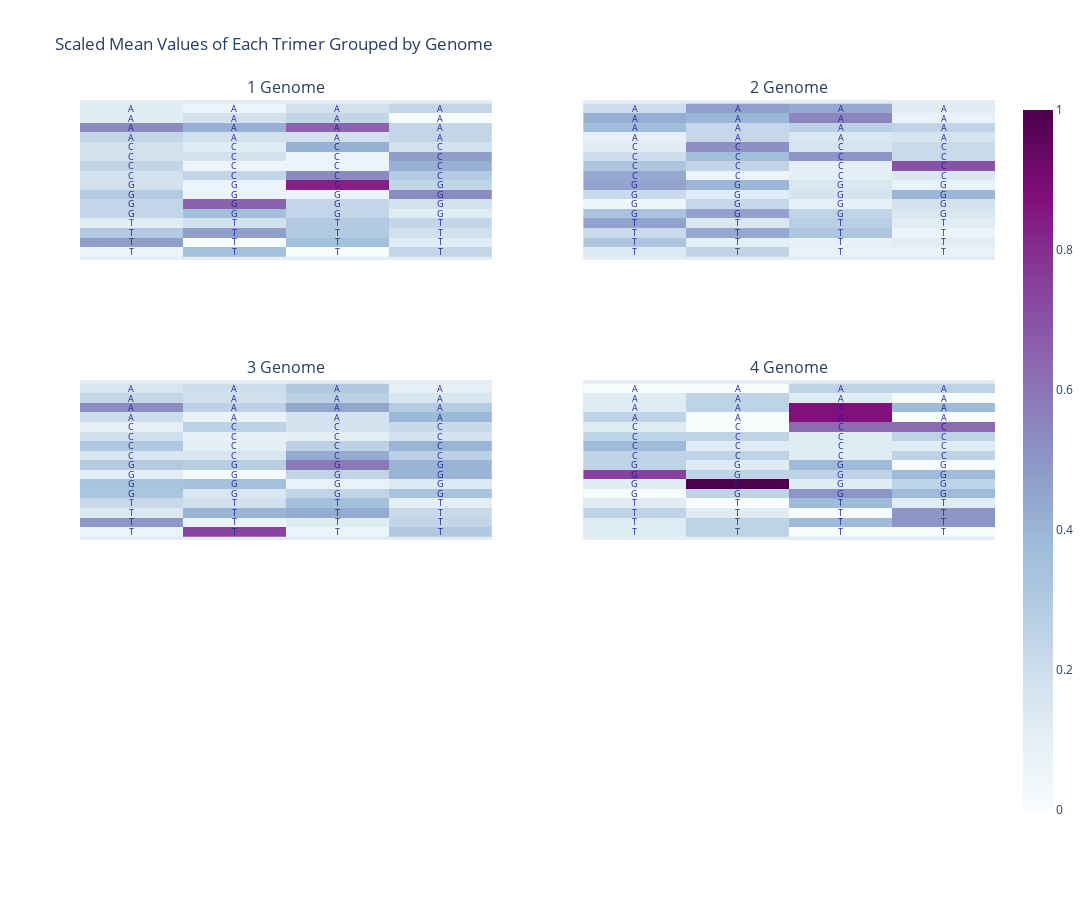

Here is the notebook cell this chart was saved with:
### Code cell
import numpy as np
import pandas as pd
import plotly.graph_objects as go
from plotly.subplots import make_subplots

# Assuming mean_agg_df is already defined and is a DataFrame

# Set up the dimension of each subplot and the final graph
rows = 16
cols = 4
fig_cols = 2  # Number of columns in the figure grid (adjusted to fit all subplots)
fig_rows = 3  # Number of rows in the figure grid (adjusted to fit all subplots)

# Get the total max and min for scaling later
mean_agg = mean_agg_df.copy()
mean_max = mean_agg.max().max()
mean_min = mean_agg.min().min()

# Ensure the index is strings if they are not
mean_agg.index = mean_agg.index.astype(str)

# Extract the title for each subplot, and the trimers in each matrix
mean_agg_index = [f'{x.title()} Genome' for x in mean_agg.index]
kmer_index = np.array([x[0] for x in mean_agg.columns.levels[0]]).reshape(rows, cols)  # Adjust to use the correct level

# Scale the data with MinMax
mean_agg = (np.array(mean_agg) - mean_min) / (mean_max - mean_min)

# Plot the graph
fig = make_subplots(rows=fig_rows, cols=fig_cols, subplot_titles=mean_agg_index)
layout = {'title': 'Scaled Mean Values of Each Trimer Grouped by Genome', 'width': 1200, 'height': 900}

subplot_count = 0

for row_index in range(fig_rows):
    for col_index in range(fig_cols):
        if subplot_count >= len(mean_agg):
            break
        array = mean_agg[subplot_count].astype(float).reshape(rows, cols)
        # Draw a heatmap for genome
        fig.add_trace(go.Heatmap(z=array, coloraxis='coloraxis'), row=row_index + 1, col=col_index + 1)
        # Draw each trimer over each square in each subplot
        for k in range(rows):
            for j in range(cols):
                fig.add_annotation(text=np.array(kmer_index).reshape(rows, cols)[k][j],
                                   x=j, y=k, showarrow=False, row=row_index + 1, col=col_index + 1, font=dict(size=9, color="#222299"))
        layout[f'xaxis{subplot_count + 1 if subplot_count > 0 else ""}'] = dict(visible=False)
        layout[f'yaxis{subplot_count + 1 if subplot_count > 0 else ""}'] = dict(autorange='reversed', visible=False)
        subplot_count += 1

fig.update_layout(layout)
fig.update_coloraxes(colorscale='bupu')
fig.show()

### Figure 1 — Plotly figure (JSON) as saved in the notebook; plotly's stock layout.template omitted (floating-point values rounded to 4 significant figures)
{"data": [{"coloraxis": "coloraxis", "type": "heatmap", "xaxis": "x", "yaxis": "y", "z": [[0.1184, 0.05921, 0.1776, 0.2368], [0.1184, 0.1776, 0.2368, 0], [0.5329, 0.4145, 0.6513, 0.2368], [0.2368, 0.1776, 0.1776, 0.2368], [0.1776, 0.1184, 0.4145, 0.1776], [0.1776, 0.1776, 0.05921, 0.4737], [0.2368, 0.05921, 0.05921, 0.4145], [0.1776, 0.2368, 0.5329, 0.2961], [0.1776, 0.05921, 0.8289, 0.2368], [0.2961, 0.05921, 0.05921, 0.5329], [0.2368, 0.6513, 0.2368, 0.1776], [0.2368, 0.3553, 0.2368, 0.1184], [0.1184, 0.1776, 0.2961, 0.2368], [0.2961, 0.4737, 0.2961, 0.1776], [0.4737, 0, 0.3553, 0.1184], [0.05921, 0.3553, 0, 0.2368]]}, {"coloraxis": "coloraxis", "type": "heatmap", "xaxis": "x2", "yaxis": "y2", "z": [[0.1976, 0.4713, 0.4409, 0.1216], [0.4257, 0.3953, 0.5473, 0.07601], [0.3649, 0.228, 0.2584, 0.2432], [0.09122, 0.228, 0.152, 0.1672], [0.1216, 0.5169, 0.1672, 0.2128], [0.1976, 0.3649, 0.5017, 0.2128], [0.3193, 0.2432, 0.1064, 0.6993], [0.4409, 0.06081, 0.1064, 0.152], [0.4561, 0.3953, 0.152, 0.07601], [0.2128, 0.1216, 0.1672, 0.3953], [0.04561, 0.228, 0.09122, 0.1824], [0.3345, 0.4561, 0.2432, 0.152], [0.4561, 0.152, 0.2736, 0.1216], [0.2128, 0.4409, 0.3193, 0.06081], [0.3193, 0.1064, 0.09122, 0.1216], [0.1368, 0.2432, 0.07601, 0.07601]]}, {"coloraxis": "coloraxis", "type": "heatmap", "xaxis": "x3", "yaxis": "y3", "z": [[0.1541, 0.2003, 0.3082, 0.09247], [0.2312, 0.1849, 0.262, 0.1541], [0.524, 0.262, 0.4469, 0.2928], [0.2003, 0.07705, 0.1695, 0.3853], [0.09247, 0.262, 0.1695, 0.2158], [0.1849, 0.09247, 0.1079, 0.1695], [0.3082, 0.1079, 0.262, 0.4007], [0.1541, 0.1541, 0.4315, 0.262], [0.2928, 0.2774, 0.5856, 0.4007], [0.1079, 0.01541, 0.2466, 0.4007], [0.339, 0.3545, 0.07705, 0.1387], [0.3236, 0.1541, 0.2466, 0.339], [0.2158, 0.1849, 0.3545, 0.1079], [0.1387, 0.4007, 0.4315, 0.2158], [0.4932, 0.06164, 0.1233, 0.2312], [0.06164, 0.7397, 0.06164, 0.3082]]}, {"coloraxis": "coloraxis", "type": "heatmap", "xaxis": "x4", "yaxis": "y4", "z": [[0, 0, 0.25, 0.25], [0.125, 0.25, 0.125, 0], [0.125, 0.25, 0.875, 0.375], [0.25, 0, 0.875, 0], [0.125, 0, 0.625, 0.625], [0.25, 0.25, 0.125, 0.25], [0.375, 0.125, 0.125, 0.125], [0.25, 0.25, 0.125, 0.25], [0.25, 0.125, 0.375, 0], [0.75, 0.25, 0.25, 0.375], [0.125, 1, 0.125, 0.25], [0, 0.25, 0.5, 0.375], [0.125, 0, 0.375, 0.125], [0.25, 0.125, 0, 0.5], [0.125, 0.25, 0.375, 0.5], [0.125, 0.25, 0, 0]]}], "layout": {"annotations": [{"font": {"size": 16}, "showarrow": false, "text": "1 Genome", "x": 0.225, "xanchor": "center", "xref": "paper", "y": 1, "yanchor": "bottom", "yref": "paper"}, {"font": {"size": 16}, "showarrow": false, "text": "2 Genome", "x": 0.775, "xanchor": "center", "xref": "paper", "y": 1, "yanchor": "bottom", "yref": "paper"}, {"font": {"size": 16}, "showarrow": false, "text": "3 Genome", "x": 0.225, "xanchor": "center", "xref": "paper", "y": 0.6111, "yanchor": "bottom", "yref": "paper"}, {"font": {"size": 16}, "showarrow": false, "text": "4 Genome", "x": 0.775, "xanchor": "center", "xref": "paper", "y": 0.6111, "yanchor": "bottom", "yref": "paper"}, {"font": {"color": "#222299", "size": 9}, "showarrow": false, "text": "A", "x": 0, "xref": "x", "y": 0, "yref": "y"}, {"font": {"color": "#222299", "size": 9}, "showarrow": false, "text": "A", "x": 1, "xref": "x", "y": 0, "yref": "y"}, {"font": {"color": "#222299", "size": 9}, "showarrow": false, "text": "A", "x": 2, "xref": "x", "y": 0, "yref": "y"}, {"font": {"color": "#222299", "size": 9}, "showarrow": false, "text": "A", "x": 3, "xref": "x", "y": 0, "yref": "y"}, {"font": {"color": "#222299", "size": 9}, "showarrow": false, "text": "A", "x": 0, "xref": "x", "y": 1, "yref": "y"}, {"font": {"color": "#222299", "size": 9}, "showarrow": false, "text": "A", "x": 1, "xref": "x", "y": 1, "yref": "y"}, {"font": {"color": "#222299", "size": 9}, "showarrow": false, "text": "A", "x": 2, "xref": "x", "y": 1, "yref": "y"}, {"font": {"color": "#222299", "size": 9}, "showarrow": false, "text": "A", "x": 3, "xref": "x", "y": 1, "yref": "y"}, {"font": {"color": "#222299", "size": 9}, "showarrow": false, "text": "A", "x": 0, "xref": "x", "y": 2, "yref": "y"}, {"font": {"color": "#222299", "size": 9}, "showarrow": false, "text": "A", "x": 1, "xref": "x", "y": 2, "yref": "y"}, {"font": {"color": "#222299", "size": 9}, "showarrow": false, "text": "A", "x": 2, "xref": "x", "y": 2, "yref": "y"}, {"font": {"color": "#222299", "size": 9}, "showarrow": false, "text": "A", "x": 3, "xref": "x", "y": 2, "yref": "y"}, {"font": {"color": "#222299", "size": 9}, "showarrow": false, "text": "A", "x": 0, "xref": "x", "y": 3, "yref": "y"}, {"font": {"color": "#222299", "size": 9}, "showarrow": false, "text": "A", "x": 1, "xref": "x", "y": 3, "yref": "y"}, {"font": {"color": "#222299", "size": 9}, "showarrow": false, "text": "A", "x": 2, "xref": "x", "y": 3, "yref": "y"}, {"font": {"color": "#222299", "size": 9}, "showarrow": false, "text": "A", "x": 3, "xref": "x", "y": 3, "yref": "y"}, {"font": {"color": "#222299", "size": 9}, "showarrow": false, "text": "C", "x": 0, "xref": "x", "y": 4, "yref": "y"}, {"font": {"color": "#222299", "size": 9}, "showarrow": false, "text": "C", "x": 1, "xref": "x", "y": 4, "yref": "y"}, {"font": {"color": "#222299", "size": 9}, "showarrow": false, "text": "C", "x": 2, "xref": "x", "y": 4, "yref": "y"}, {"font": {"color": "#222299", "size": 9}, "showarrow": false, "text": "C", "x": 3, "xref": "x", "y": 4, "yref": "y"}, {"font": {"color": "#222299", "size": 9}, "showarrow": false, "text": "C", "x": 0, "xref": "x", "y": 5, "yref": "y"}, {"font": {"color": "#222299", "size": 9}, "showarrow": false, "text": "C", "x": 1, "xref": "x", "y": 5, "yref": "y"}, {"font": {"color": "#222299", "size": 9}, "showarrow": false, "text": "C", "x": 2, "xref": "x", "y": 5, "yref": "y"}, {"font": {"color": "#222299", "size": 9}, "showarrow": false, "text": "C", "x": 3, "xref": "x", "y": 5, "yref": "y"}, {"font": {"color": "#222299", "size": 9}, "showarrow": false, "text": "C", "x": 0, "xref": "x", "y": 6, "yref": "y"}, {"font": {"color": "#222299", "size": 9}, "showarrow": false, "text": "C", "x": 1, "xref": "x", "y": 6, "yref": "y"}, {"font": {"color": "#222299", "size": 9}, "showarrow": false, "text": "C", "x": 2, "xref": "x", "y": 6, "yref": "y"}, {"font": {"color": "#222299", "size": 9}, "showarrow": false, "text": "C", "x": 3, "xref": "x", "y": 6, "yref": "y"}, {"font": {"color": "#222299", "size": 9}, "showarrow": false, "text": "C", "x": 0, "xref": "x", "y": 7, "yref": "y"}, {"font": {"color": "#222299", "size": 9}, "showarrow": false, "text": "C", "x": 1, "xref": "x", "y": 7, "yref": "y"}, {"font": {"color": "#222299", "size": 9}, "showarrow": false, "text": "C", "x": 2, "xref": "x", "y": 7, "yref": "y"}, {"font": {"color": "#222299", "size": 9}, "showarrow": false, "text": "C", "x": 3, "xref": "x", "y": 7, "yref": "y"}, {"font": {"color": "#222299", "size": 9}, "showarrow": false, "text": "G", "x": 0, "xref": "x", "y": 8, "yref": "y"}, {"font": {"color": "#222299", "size": 9}, "showarrow": false, "text": "G", "x": 1, "xref": "x", "y": 8, "yref": "y"}, {"font": {"color": "#222299", "size": 9}, "showarrow": false, "text": "G", "x": 2, "xref": "x", "y": 8, "yref": "y"}, {"font": {"color": "#222299", "size": 9}, "showarrow": false, "text": "G", "x": 3, "xref": "x", "y": 8, "yref": "y"}, {"font": {"color": "#222299", "size": 9}, "showarrow": false, "text": "G", "x": 0, "xref": "x", "y": 9, "yref": "y"}, {"font": {"color": "#222299", "size": 9}, "showarrow": false, "text": "G", "x": 1, "xref": "x", "y": 9, "yref": "y"}, {"font": {"color": "#222299", "size": 9}, "showarrow": false, "text": "G", "x": 2, "xref": "x", "y": 9, "yref": "y"}, {"font": {"color": "#222299", "size": 9}, "showarrow": false, "text": "G", "x": 3, "xref": "x", "y": 9, "yref": "y"}, {"font": {"color": "#222299", "size": 9}, "showarrow": false, "text": "G", "x": 0, "xref": "x", "y": 10, "yref": "y"}, {"font": {"color": "#222299", "size": 9}, "showarrow": false, "text": "G", "x": 1, "xref": "x", "y": 10, "yref": "y"}, {"font": {"color": "#222299", "size": 9}, "showarrow": false, "text": "G", "x": 2, "xref": "x", "y": 10, "yref": "y"}, {"font": {"color": "#222299", "size": 9}, "showarrow": false, "text": "G", "x": 3, "xref": "x", "y": 10, "yref": "y"}, {"font": {"color": "#222299", "size": 9}, "showarrow": false, "text": "G", "x": 0, "xref": "x", "y": 11, "yref": "y"}, {"font": {"color": "#222299", "size": 9}, "showarrow": false, "text": "G", "x": 1, "xref": "x", "y": 11, "yref": "y"}, {"font": {"color": "#222299", "size": 9}, "showarrow": false, "text": "G", "x": 2, "xref": "x", "y": 11, "yref": "y"}, {"font": {"color": "#222299", "size": 9}, "showarrow": false, "text": "G", "x": 3, "xref": "x", "y": 11, "yref": "y"}, {"font": {"color": "#222299", "size": 9}, "showarrow": false, "text": "T", "x": 0, "xref": "x", "y": 12, "yref": "y"}, {"font": {"color": "#222299", "size": 9}, "showarrow": false, "text": "T", "x": 1, "xref": "x", "y": 12, "yref": "y"}, {"font": {"color": "#222299", "size": 9}, "showarrow": false, "text": "T", "x": 2, "xref": "x", "y": 12, "yref": "y"}, {"font": {"color": "#222299", "size": 9}, "showarrow": false, "text": "T", "x": 3, "xref": "x", "y": 12, "yref": "y"}, {"font": {"color": "#222299", "size": 9}, "showarrow": false, "text": "T", "x": 0, "xref": "x", "y": 13, "yref": "y"}, {"font": {"color": "#222299", "size": 9}, "showarrow": false, "text": "T", "x": 1, "xref": "x", "y": 13, "yref": "y"}, {"font": {"color": "#222299", "size": 9}, "showarrow": false, "text": "T", "x": 2, "xref": "x", "y": 13, "yref": "y"}, {"font": {"color": "#222299", "size": 9}, "showarrow": false, "text": "T", "x": 3, "xref": "x", "y": 13, "yref": "y"}, {"font": {"color": "#222299", "size": 9}, "showarrow": false, "text": "T", "x": 0, "xref": "x", "y": 14, "yref": "y"}, {"font": {"color": "#222299", "size": 9}, "showarrow": false, "text": "T", "x": 1, "xref": "x", "y": 14, "yref": "y"}, {"font": {"color": "#222299", "size": 9}, "showarrow": false, "text": "T", "x": 2, "xref": "x", "y": 14, "yref": "y"}, {"font": {"color": "#222299", "size": 9}, "showarrow": false, "text": "T", "x": 3, "xref": "x", "y": 14, "yref": "y"}, {"font": {"color": "#222299", "size": 9}, "showarrow": false, "text": "T", "x": 0, "xref": "x", "y": 15, "yref": "y"}, {"font": {"color": "#222299", "size": 9}, "showarrow": false, "text": "T", "x": 1, "xref": "x", "y": 15, "yref": "y"}, {"font": {"color": "#222299", "size": 9}, "showarrow": false, "text": "T", "x": 2, "xref": "x", "y": 15, "yref": "y"}, {"font": {"color": "#222299", "size": 9}, "showarrow": false, "text": "T", "x": 3, "xref": "x", "y": 15, "yref": "y"}, {"font": {"color": "#222299", "size": 9}, "showarrow": false, "text": "A", "x": 0, "xref": "x2", "y": 0, "yref": "y2"}, {"font": {"color": "#222299", "size": 9}, "showarrow": false, "text": "A", "x": 1, "xref": "x2", "y": 0, "yref": "y2"}, {"font": {"color": "#222299", "size": 9}, "showarrow": false, "text": "A", "x": 2, "xref": "x2", "y": 0, "yref": "y2"}, {"font": {"color": "#222299", "size": 9}, "showarrow": false, "text": "A", "x": 3, "xref": "x2", "y": 0, "yref": "y2"}, {"font": {"color": "#222299", "size": 9}, "showarrow": false, "text": "A", "x": 0, "xref": "x2", "y": 1, "yref": "y2"}, {"font": {"color": "#222299", "size": 9}, "showarrow": false, "text": "A", "x": 1, "xref": "x2", "y": 1, "yref": "y2"}, {"font": {"color": "#222299", "size": 9}, "showarrow": false, "text": "A", "x": 2, "xref": "x2", "y": 1, "yref": "y2"}, {"font": {"color": "#222299", "size": 9}, "showarrow": false, "text": "A", "x": 3, "xref": "x2", "y": 1, "yref": "y2"}, {"font": {"color": "#222299", "size": 9}, "showarrow": false, "text": "A", "x": 0, "xref": "x2", "y": 2, "yref": "y2"}, {"font": {"color": "#222299", "size": 9}, "showarrow": false, "text": "A", "x": 1, "xref": "x2", "y": 2, "yref": "y2"}, {"font": {"color": "#222299", "size": 9}, "showarrow": false, "text": "A", "x": 2, "xref": "x2", "y": 2, "yref": "y2"}, {"font": {"color": "#222299", "size": 9}, "showarrow": false, "text": "A", "x": 3, "xref": "x2", "y": 2, "yref": "y2"}, {"font": {"color": "#222299", "size": 9}, "showarrow": false, "text": "A", "x": 0, "xref": "x2", "y": 3, "yref": "y2"}, {"font": {"color": "#222299", "size": 9}, "showarrow": false, "text": "A", "x": 1, "xref": "x2", "y": 3, "yref": "y2"}, {"font": {"color": "#222299", "size": 9}, "showarrow": false, "text": "A", "x": 2, "xref": "x2", "y": 3, "yref": "y2"}, {"font": {"color": "#222299", "size": 9}, "showarrow": false, "text": "A", "x": 3, "xref": "x2", "y": 3, "yref": "y2"}, {"font": {"color": "#222299", "size": 9}, "showarrow": false, "text": "C", "x": 0, "xref": "x2", "y": 4, "yref": "y2"}, {"font": {"color": "#222299", "size": 9}, "showarrow": false, "text": "C", "x": 1, "xref": "x2", "y": 4, "yref": "y2"}, {"font": {"color": "#222299", "size": 9}, "showarrow": false, "text": "C", "x": 2, "xref": "x2", "y": 4, "yref": "y2"}, {"font": {"color": "#222299", "size": 9}, "showarrow": false, "text": "C", "x": 3, "xref": "x2", "y": 4, "yref": "y2"}, {"font": {"color": "#222299", "size": 9}, "showarrow": false, "text": "C", "x": 0, "xref": "x2", "y": 5, "yref": "y2"}, {"font": {"color": "#222299", "size": 9}, "showarrow": false, "text": "C", "x": 1, "xref": "x2", "y": 5, "yref": "y2"}, {"font": {"color": "#222299", "size": 9}, "showarrow": false, "text": "C", "x": 2, "xref": "x2", "y": 5, "yref": "y2"}, {"font": {"color": "#222299", "size": 9}, "showarrow": false, "text": "C", "x": 3, "xref": "x2", "y": 5, "yref": "y2"}, {"font": {"color": "#222299", "size": 9}, "showarrow": false, "text": "C", "x": 0, "xref": "x2", "y": 6, "yref": "y2"}, {"font": {"color": "#222299", "size": 9}, "showarrow": false, "text": "C", "x": 1, "xref": "x2", "y": 6, "yref": "y2"}, {"font": {"color": "#222299", "size": 9}, "showarrow": false, "text": "C", "x": 2, "xref": "x2", "y": 6, "yref": "y2"}, {"font": {"color": "#222299", "size": 9}, "showarrow": false, "text": "C", "x": 3, "xref": "x2", "y": 6, "yref": "y2"}, {"font": {"color": "#222299", "size": 9}, "showarrow": false, "text": "C", "x": 0, "xref": "x2", "y": 7, "yref": "y2"}, {"font": {"color": "#222299", "size": 9}, "showarrow": false, "text": "C", "x": 1, "xref": "x2", "y": 7, "yref": "y2"}, {"font": {"color": "#222299", "size": 9}, "showarrow": false, "text": "C", "x": 2, "xref": "x2", "y": 7, "yref": "y2"}, {"font": {"color": "#222299", "size": 9}, "showarrow": false, "text": "C", "x": 3, "xref": "x2", "y": 7, "yref": "y2"}, {"font": {"color": "#222299", "size": 9}, "showarrow": false, "text": "G", "x": 0, "xref": "x2", "y": 8, "yref": "y2"}, {"font": {"color": "#222299", "size": 9}, "showarrow": false, "text": "G", "x": 1, "xref": "x2", "y": 8, "yref": "y2"}, {"font": {"color": "#222299", "size": 9}, "showarrow": false, "text": "G", "x": 2, "xref": "x2", "y": 8, "yref": "y2"}, {"font": {"color": "#222299", "size": 9}, "showarrow": false, "text": "G", "x": 3, "xref": "x2", "y": 8, "yref": "y2"}, {"font": {"color": "#222299", "size": 9}, "showarrow": false, "text": "G", "x": 0, "xref": "x2", "y": 9, "yref": "y2"}, {"font": {"color": "#222299", "size": 9}, "showarrow": false, "text": "G", "x": 1, "xref": "x2", "y": 9, "yref": "y2"}, {"font": {"color": "#222299", "size": 9}, "showarrow": false, "text": "G", "x": 2, "xref": "x2", "y": 9, "yref": "y2"}, {"font": {"color": "#222299", "size": 9}, "showarrow": false, "text": "G", "x": 3, "xref": "x2", "y": 9, "yref": "y2"}, {"font": {"color": "#222299", "size": 9}, "showarrow": false, "text": "G", "x": 0, "xref": "x2", "y": 10, "yref": "y2"}, {"font": {"color": "#222299", "size": 9}, "showarrow": false, "text": "G", "x": 1, "xref": "x2", "y": 10, "yref": "y2"}, {"font": {"color": "#222299", "size": 9}, "showarrow": false, "text": "G", "x": 2, "xref": "x2", "y": 10, "yref": "y2"}, {"font": {"color": "#222299", "size": 9}, "showarrow": false, "text": "G", "x": 3, "xref": "x2", "y": 10, "yref": "y2"}, {"font": {"color": "#222299", "size": 9}, "showarrow": false, "text": "G", "x": 0, "xref": "x2", "y": 11, "yref": "y2"}, {"font": {"color": "#222299", "size": 9}, "showarrow": false, "text": "G", "x": 1, "xref": "x2", "y": 11, "yref": "y2"}, {"font": {"color": "#222299", "size": 9}, "showarrow": false, "text": "G", "x": 2, "xref": "x2", "y": 11, "yref": "y2"}, {"font": {"color": "#222299", "size": 9}, "showarrow": false, "text": "G", "x": 3, "xref": "x2", "y": 11, "yref": "y2"}, {"font": {"color": "#222299", "size": 9}, "showarrow": false, "text": "T", "x": 0, "xref": "x2", "y": 12, "yref": "y2"}, {"font": {"color": "#222299", "size": 9}, "showarrow": false, "text": "T", "x": 1, "xref": "x2", "y": 12, "yref": "y2"}, {"font": {"color": "#222299", "size": 9}, "showarrow": false, "text": "T", "x": 2, "xref": "x2", "y": 12, "yref": "y2"}, {"font": {"color": "#222299", "size": 9}, "showarrow": false, "text": "T", "x": 3, "xref": "x2", "y": 12, "yref": "y2"}, {"font": {"color": "#222299", "size": 9}, "showarrow": false, "text": "T", "x": 0, "xref": "x2", "y": 13, "yref": "y2"}, {"font": {"color": "#222299", "size": 9}, "showarrow": false, "text": "T", "x": 1, "xref": "x2", "y": 13, "yref": "y2"}, {"font": {"color": "#222299", "size": 9}, "showarrow": false, "text": "T", "x": 2, "xref": "x2", "y": 13, "yref": "y2"}, {"font": {"color": "#222299", "size": 9}, "showarrow": false, "text": "T", "x": 3, "xref": "x2", "y": 13, "yref": "y2"}, {"font": {"color": "#222299", "size": 9}, "showarrow": false, "text": "T", "x": 0, "xref": "x2", "y": 14, "yref": "y2"}, {"font": {"color": "#222299", "size": 9}, "showarrow": false, "text": "T", "x": 1, "xref": "x2", "y": 14, "yref": "y2"}, {"font": {"color": "#222299", "size": 9}, "showarrow": false, "text": "T", "x": 2, "xref": "x2", "y": 14, "yref": "y2"}, {"font": {"color": "#222299", "size": 9}, "showarrow": false, "text": "T", "x": 3, "xref": "x2", "y": 14, "yref": "y2"}, {"font": {"color": "#222299", "size": 9}, "showarrow": false, "text": "T", "x": 0, "xref": "x2", "y": 15, "yref": "y2"}, {"font": {"color": "#222299", "size": 9}, "showarrow": false, "text": "T", "x": 1, "xref": "x2", "y": 15, "yref": "y2"}, {"font": {"color": "#222299", "size": 9}, "showarrow": false, "text": "T", "x": 2, "xref": "x2", "y": 15, "yref": "y2"}, {"font": {"color": "#222299", "size": 9}, "showarrow": false, "text": "T", "x": 3, "xref": "x2", "y": 15, "yref": "y2"}, {"font": {"color": "#222299", "size": 9}, "showarrow": false, "text": "A", "x": 0, "xref": "x3", "y": 0, "yref": "y3"}, {"font": {"color": "#222299", "size": 9}, "showarrow": false, "text": "A", "x": 1, "xref": "x3", "y": 0, "yref": "y3"}, {"font": {"color": "#222299", "size": 9}, "showarrow": false, "text": "A", "x": 2, "xref": "x3", "y": 0, "yref": "y3"}, {"font": {"color": "#222299", "size": 9}, "showarrow": false, "text": "A", "x": 3, "xref": "x3", "y": 0, "yref": "y3"}, {"font": {"color": "#222299", "size": 9}, "showarrow": false, "text": "A", "x": 0, "xref": "x3", "y": 1, "yref": "y3"}, {"font": {"color": "#222299", "size": 9}, "showarrow": false, "text": "A", "x": 1, "xref": "x3", "y": 1, "yref": "y3"}, {"font": {"color": "#222299", "size": 9}, "showarrow": false, "text": "A", "x": 2, "xref": "x3", "y": 1, "yref": "y3"}, {"font": {"color": "#222299", "size": 9}, "showarrow": false, "text": "A", "x": 3, "xref": "x3", "y": 1, "yref": "y3"}, {"font": {"color": "#222299", "size": 9}, "showarrow": false, "text": "A", "x": 0, "xref": "x3", "y": 2, "yref": "y3"}, {"font": {"color": "#222299", "size": 9}, "showarrow": false, "text": "A", "x": 1, "xref": "x3", "y": 2, "yref": "y3"}, {"font": {"color": "#222299", "size": 9}, "showarrow": false, "text": "A", "x": 2, "xref": "x3", "y": 2, "yref": "y3"}, {"font": {"color": "#222299", "size": 9}, "showarrow": false, "text": "A", "x": 3, "xref": "x3", "y": 2, "yref": "y3"}, {"font": {"color": "#222299", "size": 9}, "showarrow": false, "text": "A", "x": 0, "xref": "x3", "y": 3, "yref": "y3"}, {"font": {"color": "#222299", "size": 9}, "showarrow": false, "text": "A", "x": 1, "xref": "x3", "y": 3, "yref": "y3"}, {"font": {"color": "#222299", "size": 9}, "showarrow": false, "text": "A", "x": 2, "xref": "x3", "y": 3, "yref": "y3"}, {"font": {"color": "#222299", "size": 9}, "showarrow": false, "text": "A", "x": 3, "xref": "x3", "y": 3, "yref": "y3"}, {"font": {"color": "#222299", "size": 9}, "showarrow": false, "text": "C", "x": 0, "xref": "x3", "y": 4, "yref": "y3"}, {"font": {"color": "#222299", "size": 9}, "showarrow": false, "text": "C", "x": 1, "xref": "x3", "y": 4, "yref": "y3"}, {"font": {"color": "#222299", "size": 9}, "showarrow": false, "text": "C", "x": 2, "xref": "x3", "y": 4, "yref": "y3"}, {"font": {"color": "#222299", "size": 9}, "showarrow": false, "text": "C", "x": 3, "xref": "x3", "y": 4, "yref": "y3"}, {"font": {"color": "#222299", "size": 9}, "showarrow": false, "text": "C", "x": 0, "xref": "x3", "y": 5, "yref": "y3"}, {"font": {"color": "#222299", "size": 9}, "showarrow": false, "text": "C", "x": 1, "xref": "x3", "y": 5, "yref": "y3"}, {"font": {"color": "#222299", "size": 9}, "showarrow": false, "text": "C", "x": 2, "xref": "x3", "y": 5, "yref": "y3"}, {"font": {"color": "#222299", "size": 9}, "showarrow": false, "text": "C", "x": 3, "xref": "x3", "y": 5, "yref": "y3"}, {"font": {"color": "#222299", "size": 9}, "showarrow": false, "text": "C", "x": 0, "xref": "x3", "y": 6, "yref": "y3"}, {"font": {"color": "#222299", "size": 9}, "showarrow": false, "text": "C", "x": 1, "xref": "x3", "y": 6, "yref": "y3"}, {"font": {"color": "#222299", "size": 9}, "showarrow": false, "text": "C", "x": 2, "xref": "x3", "y": 6, "yref": "y3"}, {"font": {"color": "#222299", "size": 9}, "showarrow": false, "text": "C", "x": 3, "xref": "x3", "y": 6, "yref": "y3"}, {"font": {"color": "#222299", "size": 9}, "showarrow": false, "text": "C", "x": 0, "xref": "x3", "y": 7, "yref": "y3"}, {"font": {"color": "#222299", "size": 9}, "showarrow": false, "text": "C", "x": 1, "xref": "x3", "y": 7, "yref": "y3"}, {"font": {"color": "#222299", "size": 9}, "showarrow": false, "text": "C", "x": 2, "xref": "x3", "y": 7, "yref": "y3"}, {"font": {"color": "#222299", "size": 9}, "showarrow": false, "text": "C", "x": 3, "xref": "x3", "y": 7, "yref": "y3"}, {"font": {"color": "#222299", "size": 9}, "showarrow": false, "text": "G", "x": 0, "xref": "x3", "y": 8, "yref": "y3"}, {"font": {"color": "#222299", "size": 9}, "showarrow": false, "text": "G", "x": 1, "xref": "x3", "y": 8, "yref": "y3"}, {"font": {"color": "#222299", "size": 9}, "showarrow": false, "text": "G", "x": 2, "xref": "x3", "y": 8, "yref": "y3"}, {"font": {"color": "#222299", "size": 9}, "showarrow": false, "text": "G", "x": 3, "xref": "x3", "y": 8, "yref": "y3"}, {"font": {"color": "#222299", "size": 9}, "showarrow": false, "text": "G", "x": 0, "xref": "x3", "y": 9, "yref": "y3"}, {"font": {"color": "#222299", "size": 9}, "showarrow": false, "text": "G", "x": 1, "xref": "x3", "y": 9, "yref": "y3"}, {"font": {"color": "#222299", "size": 9}, "showarrow": false, "text": "G", "x": 2, "xref": "x3", "y": 9, "yref": "y3"}, {"font": {"color": "#222299", "size": 9}, "showarrow": false, "text": "G", "x": 3, "xref": "x3", "y": 9, "yref": "y3"}, {"font": {"color": "#222299", "size": 9}, "showarrow": false, "text": "G", "x": 0, "xref": "x3", "y": 10, "yref": "y3"}, {"font": {"color": "#222299", "size": 9}, "showarrow": false, "text": "G", "x": 1, "xref": "x3", "y": 10, "yref": "y3"}, {"font": {"color": "#222299", "size": 9}, "showarrow": false, "text": "G", "x": 2, "xref": "x3", "y": 10, "yref": "y3"}, {"font": {"color": "#222299", "size": 9}, "showarrow": false, "text": "G", "x": 3, "xref": "x3", "y": 10, "yref": "y3"}, {"font": {"color": "#222299", "size": 9}, "showarrow": false, "text": "G", "x": 0, "xref": "x3", "y": 11, "yref": "y3"}, {"font": {"color": "#222299", "size": 9}, "showarrow": false, "text": "G", "x": 1, "xref": "x3", "y": 11, "yref": "y3"}, {"font": {"color": "#222299", "size": 9}, "showarrow": false, "text": "G", "x": 2, "xref": "x3", "y": 11, "yref": "y3"}, {"font": {"color": "#222299", "size": 9}, "showarrow": false, "text": "G", "x": 3, "xref": "x3", "y": 11, "yref": "y3"}, {"font": {"color": "#222299", "size": 9}, "showarrow": false, "text": "T", "x": 0, "xref": "x3", "y": 12, "yref": "y3"}, {"font": {"color": "#222299", "size": 9}, "showarrow": false, "text": "T", "x": 1, "xref": "x3", "y": 12, "yref": "y3"}, {"font": {"color": "#222299", "size": 9}, "showarrow": false, "text": "T", "x": 2, "xref": "x3", "y": 12, "yref": "y3"}, {"font": {"color": "#222299", "size": 9}, "showarrow": false, "text": "T", "x": 3, "xref": "x3", "y": 12, "yref": "y3"}, {"font": {"color": "#222299", "size": 9}, "showarrow": false, "text": "T", "x": 0, "xref": "x3", "y": 13, "yref": "y3"}, {"font": {"color": "#222299", "size": 9}, "showarrow": false, "text": "T", "x": 1, "xref": "x3", "y": 13, "yref": "y3"}, {"font": {"color": "#222299", "size": 9}, "showarrow": false, "text": "T", "x": 2, "xref": "x3", "y": 13, "yref": "y3"}, {"font": {"color": "#222299", "size": 9}, "showarrow": false, "text": "T", "x": 3, "xref": "x3", "y": 13, "yref": "y3"}, {"font": {"color": "#222299", "size": 9}, "showarrow": false, "text": "T", "x": 0, "xref": "x3", "y": 14, "yref": "y3"}, {"font": {"color": "#222299", "size": 9}, "showarrow": false, "text": "T", "x": 1, "xref": "x3", "y": 14, "yref": "y3"}, {"font": {"color": "#222299", "size": 9}, "showarrow": false, "text": "T", "x": 2, "xref": "x3", "y": 14, "yref": "y3"}, {"font": {"color": "#222299", "size": 9}, "showarrow": false, "text": "T", "x": 3, "xref": "x3", "y": 14, "yref": "y3"}, {"font": {"color": "#222299", "size": 9}, "showarrow": false, "text": "T", "x": 0, "xref": "x3", "y": 15, "yref": "y3"}, {"font": {"color": "#222299", "size": 9}, "showarrow": false, "text": "T", "x": 1, "xref": "x3", "y": 15, "yref": "y3"}, {"font": {"color": "#222299", "size": 9}, "showarrow": false, "text": "T", "x": 2, "xref": "x3", "y": 15, "yref": "y3"}, {"font": {"color": "#222299", "size": 9}, "showarrow": false, "text": "T", "x": 3, "xref": "x3", "y": 15, "yref": "y3"}, {"font": {"color": "#222299", "size": 9}, "showarrow": false, "text": "A", "x": 0, "xref": "x4", "y": 0, "yref": "y4"}, {"font": {"color": "#222299", "size": 9}, "showarrow": false, "text": "A", "x": 1, "xref": "x4", "y": 0, "yref": "y4"}, {"font": {"color": "#222299", "size": 9}, "showarrow": false, "text": "A", "x": 2, "xref": "x4", "y": 0, "yref": "y4"}, {"font": {"color": "#222299", "size": 9}, "showarrow": false, "text": "A", "x": 3, "xref": "x4", "y": 0, "yref": "y4"}, {"font": {"color": "#222299", "size": 9}, "showarrow": false, "text": "A", "x": 0, "xref": "x4", "y": 1, "yref": "y4"}, {"font": {"color": "#222299", "size": 9}, "showarrow": false, "text": "A", "x": 1, "xref": "x4", "y": 1, "yref": "y4"}, {"font": {"color": "#222299", "size": 9}, "showarrow": false, "text": "A", "x": 2, "xref": "x4", "y": 1, "yref": "y4"}, {"font": {"color": "#222299", "size": 9}, "showarrow": false, "text": "A", "x": 3, "xref": "x4", "y": 1, "yref": "y4"}, {"font": {"color": "#222299", "size": 9}, "showarrow": false, "text": "A", "x": 0, "xref": "x4", "y": 2, "yref": "y4"}, {"font": {"color": "#222299", "size": 9}, "showarrow": false, "text": "A", "x": 1, "xref": "x4", "y": 2, "yref": "y4"}, {"font": {"color": "#222299", "size": 9}, "showarrow": false, "text": "A", "x": 2, "xref": "x4", "y": 2, "yref": "y4"}, {"font": {"color": "#222299", "size": 9}, "showarrow": false, "text": "A", "x": 3, "xref": "x4", "y": 2, "yref": "y4"}, {"font": {"color": "#222299", "size": 9}, "showarrow": false, "text": "A", "x": 0, "xref": "x4", "y": 3, "yref": "y4"}, {"font": {"color": "#222299", "size": 9}, "showarrow": false, "text": "A", "x": 1, "xref": "x4", "y": 3, "yref": "y4"}, {"font": {"color": "#222299", "size": 9}, "showarrow": false, "text": "A", "x": 2, "xref": "x4", "y": 3, "yref": "y4"}, {"font": {"color": "#222299", "size": 9}, "showarrow": false, "text": "A", "x": 3, "xref": "x4", "y": 3, "yref": "y4"}, {"font": {"color": "#222299", "size": 9}, "showarrow": false, "text": "C", "x": 0, "xref": "x4", "y": 4, "yref": "y4"}, {"font": {"color": "#222299", "size": 9}, "showarrow": false, "text": "C", "x": 1, "xref": "x4", "y": 4, "yref": "y4"}, {"font": {"color": "#222299", "size": 9}, "showarrow": false, "text": "C", "x": 2, "xref": "x4", "y": 4, "yref": "y4"}, {"font": {"color": "#222299", "size": 9}, "showarrow": false, "text": "C", "x": 3, "xref": "x4", "y": 4, "yref": "y4"}, {"font": {"color": "#222299", "size": 9}, "showarrow": false, "text": "C", "x": 0, "xref": "x4", "y": 5, "yref": "y4"}, {"font": {"color": "#222299", "size": 9}, "showarrow": false, "text": "C", "x": 1, "xref": "x4", "y": 5, "yref": "y4"}, {"font": {"color": "#222299", "size": 9}, "showarrow": false, "text": "C", "x": 2, "xref": "x4", "y": 5, "yref": "y4"}, {"font": {"color": "#222299", "size": 9}, "showarrow": false, "text": "C", "x": 3, "xref": "x4", "y": 5, "yref": "y4"}, {"font": {"color": "#222299", "size": 9}, "showarrow": false, "text": "C", "x": 0, "xref": "x4", "y": 6, "yref": "y4"}, {"font": {"color": "#222299", "size": 9}, "showarrow": false, "text": "C", "x": 1, "xref": "x4", "y": 6, "yref": "y4"}, {"font": {"color": "#222299", "size": 9}, "showarrow": false, "text": "C", "x": 2, "xref": "x4", "y": 6, "yref": "y4"}, {"font": {"color": "#222299", "size": 9}, "showarrow": false, "text": "C", "x": 3, "xref": "x4", "y": 6, "yref": "y4"}, {"font": {"color": "#222299", "size": 9}, "showarrow": false, "text": "C", "x": 0, "xref": "x4", "y": 7, "yref": "y4"}, {"font": {"color": "#222299", "size": 9}, "showarrow": false, "text": "C", "x": 1, "xref": "x4", "y": 7, "yref": "y4"}, {"font": {"color": "#222299", "size": 9}, "showarrow": false, "text": "C", "x": 2, "xref": "x4", "y": 7, "yref": "y4"}, {"font": {"color": "#222299", "size": 9}, "showarrow": false, "text": "C", "x": 3, "xref": "x4", "y": 7, "yref": "y4"}, {"font": {"color": "#222299", "size": 9}, "showarrow": false, "text": "G", "x": 0, "xref": "x4", "y": 8, "yref": "y4"}, {"font": {"color": "#222299", "size": 9}, "showarrow": false, "text": "G", "x": 1, "xref": "x4", "y": 8, "yref": "y4"}, {"font": {"color": "#222299", "size": 9}, "showarrow": false, "text": "G", "x": 2, "xref": "x4", "y": 8, "yref": "y4"}, {"font": {"color": "#222299", "size": 9}, "showarrow": false, "text": "G", "x": 3, "xref": "x4", "y": 8, "yref": "y4"}, {"font": {"color": "#222299", "size": 9}, "showarrow": false, "text": "G", "x": 0, "xref": "x4", "y": 9, "yref": "y4"}, {"font": {"color": "#222299", "size": 9}, "showarrow": false, "text": "G", "x": 1, "xref": "x4", "y": 9, "yref": "y4"}, {"font": {"color": "#222299", "size": 9}, "showarrow": false, "text": "G", "x": 2, "xref": "x4", "y": 9, "yref": "y4"}, {"font": {"color": "#222299", "size": 9}, "showarrow": false, "text": "G", "x": 3, "xref": "x4", "y": 9, "yref": "y4"}, {"font": {"color": "#222299", "size": 9}, "showarrow": false, "text": "G", "x": 0, "xref": "x4", "y": 10, "yref": "y4"}, {"font": {"color": "#222299", "size": 9}, "showarrow": false, "text": "G", "x": 1, "xref": "x4", "y": 10, "yref": "y4"}, {"font": {"color": "#222299", "size": 9}, "showarrow": false, "text": "G", "x": 2, "xref": "x4", "y": 10, "yref": "y4"}, {"font": {"color": "#222299", "size": 9}, "showarrow": false, "text": "G", "x": 3, "xref": "x4", "y": 10, "yref": "y4"}, {"font": {"color": "#222299", "size": 9}, "showarrow": false, "text": "G", "x": 0, "xref": "x4", "y": 11, "yref": "y4"}, {"font": {"color": "#222299", "size": 9}, "showarrow": false, "text": "G", "x": 1, "xref": "x4", "y": 11, "yref": "y4"}, {"font": {"color": "#222299", "size": 9}, "showarrow": false, "text": "G", "x": 2, "xref": "x4", "y": 11, "yref": "y4"}, {"font": {"color": "#222299", "size": 9}, "showarrow": false, "text": "G", "x": 3, "xref": "x4", "y": 11, "yref": "y4"}, {"font": {"color": "#222299", "size": 9}, "showarrow": false, "text": "T", "x": 0, "xref": "x4", "y": 12, "yref": "y4"}, {"font": {"color": "#222299", "size": 9}, "showarrow": false, "text": "T", "x": 1, "xref": "x4", "y": 12, "yref": "y4"}, {"font": {"color": "#222299", "size": 9}, "showarrow": false, "text": "T", "x": 2, "xref": "x4", "y": 12, "yref": "y4"}, {"font": {"color": "#222299", "size": 9}, "showarrow": false, "text": "T", "x": 3, "xref": "x4", "y": 12, "yref": "y4"}, {"font": {"color": "#222299", "size": 9}, "showarrow": false, "text": "T", "x": 0, "xref": "x4", "y": 13, "yref": "y4"}, {"font": {"color": "#222299", "size": 9}, "showarrow": false, "text": "T", "x": 1, "xref": "x4", "y": 13, "yref": "y4"}, {"font": {"color": "#222299", "size": 9}, "showarrow": false, "text": "T", "x": 2, "xref": "x4", "y": 13, "yref": "y4"}, {"font": {"color": "#222299", "size": 9}, "showarrow": false, "text": "T", "x": 3, "xref": "x4", "y": 13, "yref": "y4"}, {"font": {"color": "#222299", "size": 9}, "showarrow": false, "text": "T", "x": 0, "xref": "x4", "y": 14, "yref": "y4"}, {"font": {"color": "#222299", "size": 9}, "showarrow": false, "text": "T", "x": 1, "xref": "x4", "y": 14, "yref": "y4"}, {"font": {"color": "#222299", "size": 9}, "showarrow": false, "text": "T", "x": 2, "xref": "x4", "y": 14, "yref": "y4"}, {"font": {"color": "#222299", "size": 9}, "showarrow": false, "text": "T", "x": 3, "xref": "x4", "y": 14, "yref": "y4"}, {"font": {"color": "#222299", "size": 9}, "showarrow": false, "text": "T", "x": 0, "xref": "x4", "y": 15, "yref": "y4"}, {"font": {"color": "#222299", "size": 9}, "showarrow": false, "text": "T", "x": 1, "xref": "x4", "y": 15, "yref": "y4"}, {"font": {"color": "#222299", "size": 9}, "showarrow": false, "text": "T", "x": 2, "xref": "x4", "y": 15, "yref": "y4"}, {"font": {"color": "#222299", "size": 9}, "showarrow": false, "text": "T", "x": 3, "xref": "x4", "y": 15, "yref": "y4"}], "coloraxis": {"colorscale": [[0, "rgb(247,252,253)"], [0.125, "rgb(224,236,244)"], [0.25, "rgb(191,211,230)"], [0.375, "rgb(158,188,218)"], [0.5, "rgb(140,150,198)"], [0.625, "rgb(140,107,177)"], [0.75, "rgb(136,65,157)"], [0.875, "rgb(129,15,124)"], [1, "rgb(77,0,75)"]]}, "height": 900, "title": {"text": "Scaled Mean Values of Each Trimer Grouped by Genome"}, "width": 1200, "xaxis": {"anchor": "y", "domain": [0, 0.45], "visible": false}, "xaxis2": {"anchor": "y2", "domain": [0.55, 1], "visible": false}, "xaxis3": {"anchor": "y3", "domain": [0, 0.45], "visible": false}, "xaxis4": {"anchor": "y4", "domain": [0.55, 1], "visible": false}, "xaxis5": {"anchor": "y5", "domain": [0, 0.45]}, "xaxis6": {"anchor": "y6", "domain": [0.55, 1]}, "yaxis": {"anchor": "x", "autorange": "reversed", "domain": [0.7778, 1], "visible": false}, "yaxis2": {"anchor": "x2", "autorange": "reversed", "domain": [0.7778, 1], "visible": false}, "yaxis3": {"anchor": "x3", "autorange": "reversed", "domain": [0.3889, 0.6111], "visible": false}, "yaxis4": {"anchor": "x4", "autorange": "reversed", "domain": [0.3889, 0.6111], "visible": false}, "yaxis5": {"anchor": "x5", "domain": [0, 0.2222]}, "yaxis6": {"anchor": "x6", "domain": [0, 0.2222]}}}
